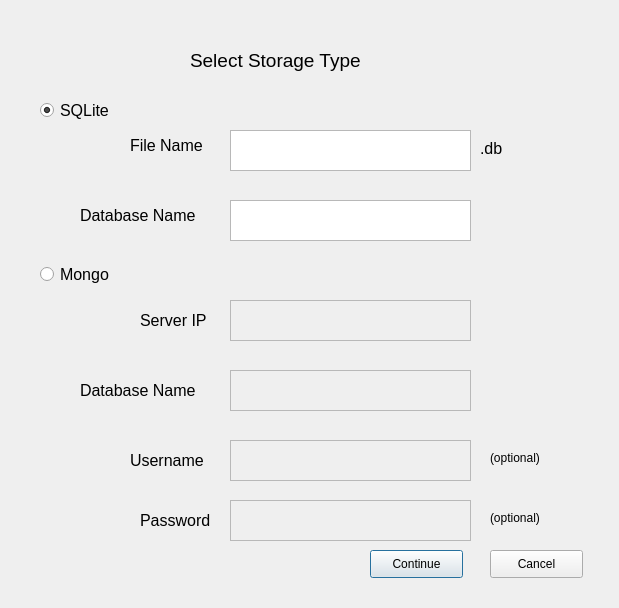
<?xml version="1.0" encoding="UTF-8"?>
<ui version="4.0">
 <class>NewStorage</class>
 <widget class="QDialog" name="NewStorage">
  <property name="geometry">
   <rect>
    <x>0</x>
    <y>0</y>
    <width>619</width>
    <height>608</height>
   </rect>
  </property>
  <property name="windowTitle">
   <string>Dialog</string>
  </property>
  <widget class="QRadioButton" name="sqlite">
   <property name="geometry">
    <rect>
     <x>40</x>
     <y>100</y>
     <width>95</width>
     <height>20</height>
    </rect>
   </property>
   <property name="font">
    <font>
     <pointsize>12</pointsize>
    </font>
   </property>
   <property name="text">
    <string>SQLite</string>
   </property>
   <property name="checked">
    <bool>true</bool>
   </property>
  </widget>
  <widget class="QTextEdit" name="sql_filename">
   <property name="geometry">
    <rect>
     <x>230</x>
     <y>130</y>
     <width>241</width>
     <height>41</height>
    </rect>
   </property>
   <property name="font">
    <font>
     <pointsize>12</pointsize>
    </font>
   </property>
   <property name="html">
    <string>&lt;!DOCTYPE HTML PUBLIC &quot;-//W3C//DTD HTML 4.0//EN&quot; &quot;http://www.w3.org/TR/REC-html40/strict.dtd&quot;&gt;
&lt;html&gt;&lt;head&gt;&lt;meta name=&quot;qrichtext&quot; content=&quot;1&quot; /&gt;&lt;style type=&quot;text/css&quot;&gt;
p, li { white-space: pre-wrap; }
&lt;/style&gt;&lt;/head&gt;&lt;body style=&quot; font-family:'MS Shell Dlg 2'; font-size:12pt; font-weight:400; font-style:normal;&quot;&gt;
&lt;p style=&quot;-qt-paragraph-type:empty; margin-top:0px; margin-bottom:0px; margin-left:0px; margin-right:0px; -qt-block-indent:0; text-indent:0px;&quot;&gt;&lt;br /&gt;&lt;/p&gt;&lt;/body&gt;&lt;/html&gt;</string>
   </property>
  </widget>
  <widget class="QLabel" name="label">
   <property name="geometry">
    <rect>
     <x>190</x>
     <y>30</y>
     <width>211</width>
     <height>61</height>
    </rect>
   </property>
   <property name="font">
    <font>
     <pointsize>14</pointsize>
    </font>
   </property>
   <property name="text">
    <string>Select Storage Type</string>
   </property>
  </widget>
  <widget class="QLabel" name="label_2">
   <property name="geometry">
    <rect>
     <x>130</x>
     <y>130</y>
     <width>101</width>
     <height>31</height>
    </rect>
   </property>
   <property name="font">
    <font>
     <pointsize>12</pointsize>
    </font>
   </property>
   <property name="text">
    <string>File Name</string>
   </property>
  </widget>
  <widget class="QLabel" name="label_3">
   <property name="geometry">
    <rect>
     <x>80</x>
     <y>200</y>
     <width>151</width>
     <height>31</height>
    </rect>
   </property>
   <property name="font">
    <font>
     <pointsize>12</pointsize>
    </font>
   </property>
   <property name="text">
    <string>Database Name</string>
   </property>
  </widget>
  <widget class="QTextEdit" name="sql_dbname">
   <property name="geometry">
    <rect>
     <x>230</x>
     <y>200</y>
     <width>241</width>
     <height>41</height>
    </rect>
   </property>
   <property name="font">
    <font>
     <pointsize>12</pointsize>
    </font>
   </property>
  </widget>
  <widget class="QLabel" name="label_4">
   <property name="geometry">
    <rect>
     <x>140</x>
     <y>290</y>
     <width>101</width>
     <height>61</height>
    </rect>
   </property>
   <property name="font">
    <font>
     <pointsize>12</pointsize>
    </font>
   </property>
   <property name="text">
    <string>Server IP</string>
   </property>
  </widget>
  <widget class="QTextEdit" name="mongo_username">
   <property name="enabled">
    <bool>false</bool>
   </property>
   <property name="geometry">
    <rect>
     <x>230</x>
     <y>440</y>
     <width>241</width>
     <height>41</height>
    </rect>
   </property>
   <property name="font">
    <font>
     <pointsize>12</pointsize>
    </font>
   </property>
  </widget>
  <widget class="QTextEdit" name="mongo_ip">
   <property name="enabled">
    <bool>false</bool>
   </property>
   <property name="geometry">
    <rect>
     <x>230</x>
     <y>300</y>
     <width>241</width>
     <height>41</height>
    </rect>
   </property>
   <property name="font">
    <font>
     <pointsize>12</pointsize>
    </font>
   </property>
  </widget>
  <widget class="QRadioButton" name="mongo">
   <property name="geometry">
    <rect>
     <x>40</x>
     <y>259</y>
     <width>95</width>
     <height>31</height>
    </rect>
   </property>
   <property name="font">
    <font>
     <pointsize>12</pointsize>
    </font>
   </property>
   <property name="text">
    <string>Mongo</string>
   </property>
  </widget>
  <widget class="QLabel" name="label_5">
   <property name="geometry">
    <rect>
     <x>130</x>
     <y>430</y>
     <width>101</width>
     <height>61</height>
    </rect>
   </property>
   <property name="font">
    <font>
     <pointsize>12</pointsize>
    </font>
   </property>
   <property name="text">
    <string>Username</string>
   </property>
  </widget>
  <widget class="QTextEdit" name="mongo_password">
   <property name="enabled">
    <bool>false</bool>
   </property>
   <property name="geometry">
    <rect>
     <x>230</x>
     <y>500</y>
     <width>241</width>
     <height>41</height>
    </rect>
   </property>
   <property name="font">
    <font>
     <pointsize>12</pointsize>
    </font>
   </property>
  </widget>
  <widget class="QLabel" name="label_6">
   <property name="geometry">
    <rect>
     <x>140</x>
     <y>490</y>
     <width>91</width>
     <height>61</height>
    </rect>
   </property>
   <property name="font">
    <font>
     <pointsize>12</pointsize>
    </font>
   </property>
   <property name="text">
    <string>Password</string>
   </property>
  </widget>
  <widget class="QTextEdit" name="mongo_dbname">
   <property name="enabled">
    <bool>false</bool>
   </property>
   <property name="geometry">
    <rect>
     <x>230</x>
     <y>370</y>
     <width>241</width>
     <height>41</height>
    </rect>
   </property>
   <property name="font">
    <font>
     <pointsize>12</pointsize>
    </font>
   </property>
  </widget>
  <widget class="QLabel" name="label_7">
   <property name="geometry">
    <rect>
     <x>80</x>
     <y>360</y>
     <width>151</width>
     <height>61</height>
    </rect>
   </property>
   <property name="font">
    <font>
     <pointsize>12</pointsize>
    </font>
   </property>
   <property name="text">
    <string>Database Name</string>
   </property>
  </widget>
  <widget class="QLabel" name="label_8">
   <property name="geometry">
    <rect>
     <x>490</x>
     <y>450</y>
     <width>55</width>
     <height>16</height>
    </rect>
   </property>
   <property name="text">
    <string>(optional)</string>
   </property>
  </widget>
  <widget class="QLabel" name="label_9">
   <property name="geometry">
    <rect>
     <x>490</x>
     <y>510</y>
     <width>55</width>
     <height>16</height>
    </rect>
   </property>
   <property name="text">
    <string>(optional)</string>
   </property>
  </widget>
  <widget class="QPushButton" name="Save">
   <property name="enabled">
    <bool>true</bool>
   </property>
   <property name="geometry">
    <rect>
     <x>370</x>
     <y>550</y>
     <width>93</width>
     <height>28</height>
    </rect>
   </property>
   <property name="text">
    <string>Continue</string>
   </property>
  </widget>
  <widget class="QPushButton" name="cancel">
   <property name="geometry">
    <rect>
     <x>490</x>
     <y>550</y>
     <width>93</width>
     <height>28</height>
    </rect>
   </property>
   <property name="text">
    <string>Cancel</string>
   </property>
  </widget>
  <widget class="QLabel" name="label_10">
   <property name="geometry">
    <rect>
     <x>480</x>
     <y>140</y>
     <width>55</width>
     <height>16</height>
    </rect>
   </property>
   <property name="font">
    <font>
     <pointsize>12</pointsize>
    </font>
   </property>
   <property name="text">
    <string>.db</string>
   </property>
  </widget>
  <widget class="QLabel" name="Sql_err0">
   <property name="enabled">
    <bool>true</bool>
   </property>
   <property name="geometry">
    <rect>
     <x>270</x>
     <y>170</y>
     <width>141</width>
     <height>16</height>
    </rect>
   </property>
   <property name="contextMenuPolicy">
    <enum>Qt::NoContextMenu</enum>
   </property>
   <property name="styleSheet">
    <string notr="true">&lt;span style=&quot; font-size:8pt; font-weight:600; color:rgb(255, 0, 0);&quot;&gt;* Field Cannot Be Empty !&lt;/span&gt;</string>
   </property>
   <property name="text">
    <string/>
   </property>
  </widget>
  <widget class="QLabel" name="Sql_err1">
   <property name="enabled">
    <bool>true</bool>
   </property>
   <property name="geometry">
    <rect>
     <x>270</x>
     <y>240</y>
     <width>141</width>
     <height>16</height>
    </rect>
   </property>
   <property name="contextMenuPolicy">
    <enum>Qt::NoContextMenu</enum>
   </property>
   <property name="styleSheet">
    <string notr="true">&lt;span style=&quot; font-size:8pt; font-weight:600; color:rgb(255, 0, 0);&quot;&gt;* Field Cannot Be Empty !&lt;/span&gt;</string>
   </property>
   <property name="text">
    <string/>
   </property>
  </widget>
  <widget class="QLabel" name="Mongo_err0">
   <property name="enabled">
    <bool>true</bool>
   </property>
   <property name="geometry">
    <rect>
     <x>270</x>
     <y>340</y>
     <width>141</width>
     <height>16</height>
    </rect>
   </property>
   <property name="contextMenuPolicy">
    <enum>Qt::NoContextMenu</enum>
   </property>
   <property name="styleSheet">
    <string notr="true">&lt;span style=&quot; font-size:8pt; font-weight:600; color:rgb(255, 0, 0);&quot;&gt;* Field Cannot Be Empty !&lt;/span&gt;</string>
   </property>
   <property name="text">
    <string/>
   </property>
  </widget>
  <widget class="QLabel" name="Mongo_err1">
   <property name="enabled">
    <bool>true</bool>
   </property>
   <property name="geometry">
    <rect>
     <x>270</x>
     <y>410</y>
     <width>141</width>
     <height>16</height>
    </rect>
   </property>
   <property name="contextMenuPolicy">
    <enum>Qt::NoContextMenu</enum>
   </property>
   <property name="styleSheet">
    <string notr="true">&lt;span style=&quot; font-size:8pt; font-weight:600; color:rgb(255, 0, 0);&quot;&gt;* Field Cannot Be Empty !&lt;/span&gt;</string>
   </property>
   <property name="text">
    <string/>
   </property>
  </widget>
 </widget>
 <resources/>
 <connections>
  <connection>
   <sender>sqlite</sender>
   <signal>toggled(bool)</signal>
   <receiver>mongo_dbname</receiver>
   <slot>setDisabled(bool)</slot>
   <hints>
    <hint type="sourcelabel">
     <x>87</x>
     <y>109</y>
    </hint>
    <hint type="destinationlabel">
     <x>350</x>
     <y>500</y>
    </hint>
   </hints>
  </connection>
  <connection>
   <sender>sqlite</sender>
   <signal>toggled(bool)</signal>
   <receiver>mongo_ip</receiver>
   <slot>setDisabled(bool)</slot>
   <hints>
    <hint type="sourcelabel">
     <x>87</x>
     <y>109</y>
    </hint>
    <hint type="destinationlabel">
     <x>350</x>
     <y>320</y>
    </hint>
   </hints>
  </connection>
  <connection>
   <sender>sqlite</sender>
   <signal>toggled(bool)</signal>
   <receiver>mongo_password</receiver>
   <slot>setDisabled(bool)</slot>
   <hints>
    <hint type="sourcelabel">
     <x>87</x>
     <y>109</y>
    </hint>
    <hint type="destinationlabel">
     <x>350</x>
     <y>440</y>
    </hint>
   </hints>
  </connection>
  <connection>
   <sender>sqlite</sender>
   <signal>toggled(bool)</signal>
   <receiver>mongo_username</receiver>
   <slot>setDisabled(bool)</slot>
   <hints>
    <hint type="sourcelabel">
     <x>87</x>
     <y>109</y>
    </hint>
    <hint type="destinationlabel">
     <x>350</x>
     <y>380</y>
    </hint>
   </hints>
  </connection>
  <connection>
   <sender>mongo</sender>
   <signal>toggled(bool)</signal>
   <receiver>sql_dbname</receiver>
   <slot>setDisabled(bool)</slot>
   <hints>
    <hint type="sourcelabel">
     <x>87</x>
     <y>279</y>
    </hint>
    <hint type="destinationlabel">
     <x>350</x>
     <y>210</y>
    </hint>
   </hints>
  </connection>
  <connection>
   <sender>mongo</sender>
   <signal>toggled(bool)</signal>
   <receiver>sql_filename</receiver>
   <slot>setDisabled(bool)</slot>
   <hints>
    <hint type="sourcelabel">
     <x>87</x>
     <y>279</y>
    </hint>
    <hint type="destinationlabel">
     <x>350</x>
     <y>150</y>
    </hint>
   </hints>
  </connection>
 </connections>
</ui>
